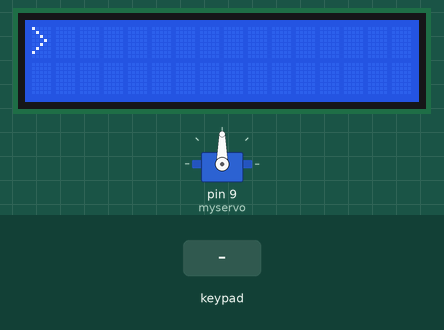
This sketch was run on a simulated Arduino Uno, built with avr-gcc and run on an emulated ATmega328P. On the bench: servo, 16×2 character LCD. The inputs (shaded band) are chosen by the test bench.

Above: at 2.2 s.
2.3 s: keypad keys 7 6 5 4 = pressed 0.4 s apart
At 5.2 s:
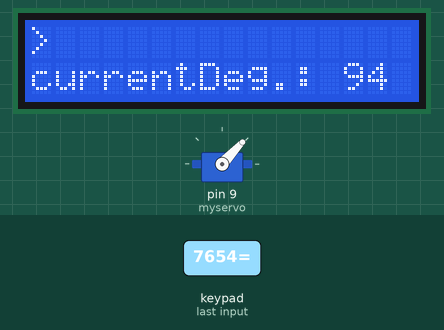
5.9 s: key 'D' pressed
At 6.2 s:
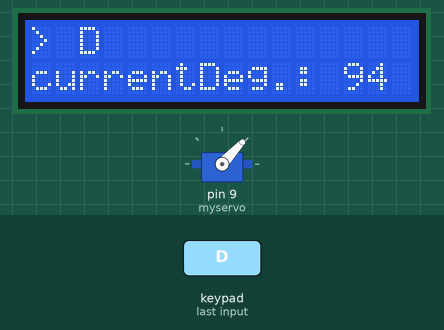
7.4 s: key 'C' pressed
At 8.6 s:
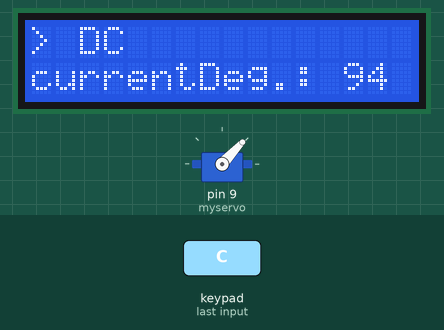
8.9 s: keypad keys 7 6 5 4 A pressed 0.4 s apart
At 11.2 s:
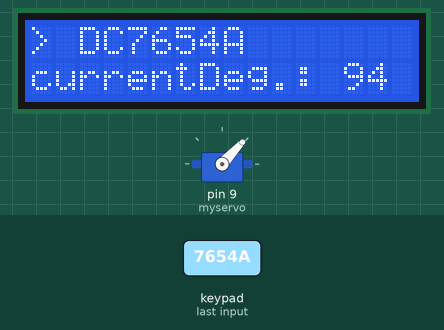
12.4 s: key 'B' pressed
At 13.6 s:
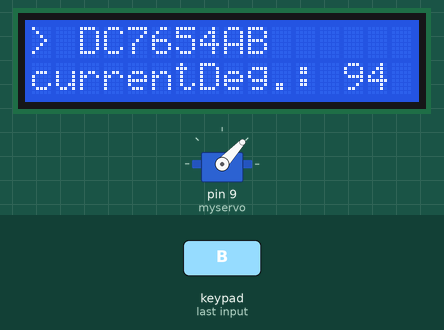
13.9 s: keypad keys 7 6 5 4 D pressed 0.4 s apart
At 15.9 s:
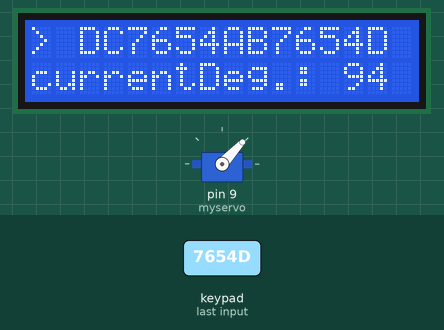
Timing chart, 0 to 17.4 s (numbered marks = the images above; inputs shaded):
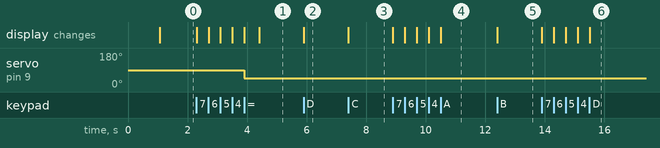

Measured:
- after the input at 2.3 s, servo on pin 9 (myservo): 90° → 47° after 1.6 s; the display: first changes at once (image 1 shows a later state)
- after the input at 5.9 s, the display: changes at once (image 2)
- after the input at 7.4 s, the display: changes at once (image 3)
- after the input at 8.9 s, the display: first changes at once (image 4 shows a later state)
- after the input at 12.4 s, the display: changes at once (image 5)
- after the input at 13.9 s, the display: first changes at once (image 6 shows a later state)

The sketch:

servo.ino
```cpp
/*
  Microprocessor and Assembly Language lab
  Fall 1399
  Amirhossein Alibakhshi (9731096)
  Lab #4
*/
// importing libraries
#include <LiquidCrystal.h>
#include <Keypad.h>
#include <Servo.h>

#define RS 16
#define EN 17
#define D4 18
#define D5 19
#define D6 20
#define D7 21
#define DELAY_PERIOD 500

const byte ROWS = 4; // Four rows
const byte COLS = 4; //Four columns
// Define the Keymap
char keys[ROWS][COLS] = {
  {'7','8','9','D'},
  {'4','5','6','C'},
  {'1','2','3','B'},
  {'R','0','=','A'}
};
byte rowPins[ROWS] = { 7, 6, 5, 4 }; // Connect keypad ROW0, ROW1, ROW2 and ROW3 to these Arduino pins.
byte colPins[COLS] = { 3, 2, 1, 0 }; // Connect keypad COL0, COL1 and COL2 to these Arduino pins.

//creating component objects
Keypad kpd = Keypad( makeKeymap(keys), rowPins, colPins, ROWS, COLS );
LiquidCrystal lcd(RS, EN, D4, D5, D6, D7);
Servo myservo;

int degree;
String degree_string;
void setup() {
  myservo.attach(9 , 1000 , 2000);
  degree = 0;
  degree_string = "";
  lcd.begin(16, 2); //We are using a 16*2 LCD display
  lcd.print("A.Alibakhshi"); //Display a intro message
  lcd.setCursor(0, 1);   // set the cursor to column 0, line 1
  lcd.print("Lab4"); //Display a intro message
  delay(DELAY_PERIOD * 2); //Wait for display to show info
  lcd.clear(); //Then clean it
  lcd.setCursor(0, 0);   // set the cursor to column 0, line 1
}

void loop() {
  lcd.print("> "); //Display a intro message
  char a = kpd.waitForKey();
  while (a != '='){
    lcd.print(a); //Display a intro message
    degree_string += a;
    a = kpd.waitForKey();
  }
  degree = degree_string.toInt();
  degree = degree % 360;
  lcd.clear(); //Then clean it
  lcd.setCursor(0, 1);   // set the cursor to column 0, line 1
  lcd.print("currentDeg.: "); //Display a intro message
  lcd.print(degree); //Display a intro message
  degree_string = "";
  degree = map(degree, 0 , 360, 0 , 180);
//  myservo.write(degree / 2 ); // sets the servo position according to the scaled degreeue
  myservo.write(degree ); // sets the servo position according to the scaled degreeue
  lcd.setCursor(0, 0);   // set the cursor to column 0, line 1
  delay(DELAY_PERIOD);
}
```
